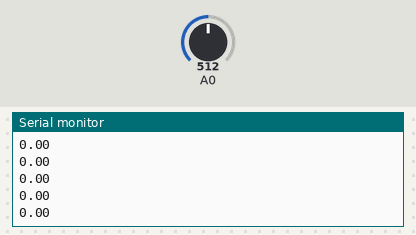
A sketch run on a simulated Arduino Uno, built with avr-gcc and run on an emulated ATmega328P. On the bench: the last lines printed to the serial monitor. The inputs (shaded band) are chosen by the test bench; at power-on: A0 = 512.

Above: at 1.2 s.
1.3 s: A0 set to 716
At 1.8 s:
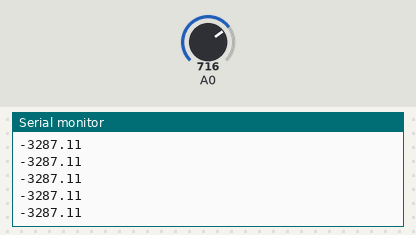
2.8 s: A0 set to 900
At 3.7 s:
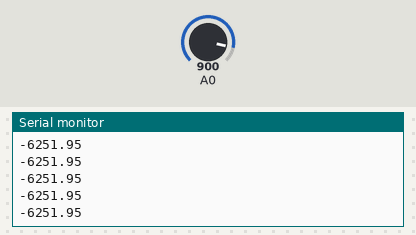
Timing chart, 0 to 5.8 s (numbered marks = the images above; inputs shaded):
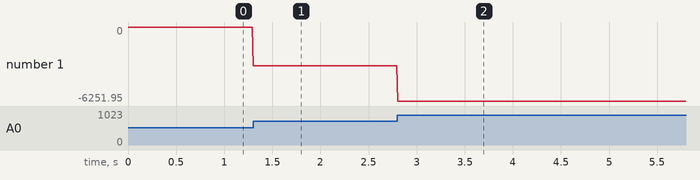

The sketch:

ACS712_Current_Copycat2.ino
```cpp
#define CURRENT 30

void setup() {
  Serial.begin(9600);
  pinMode(A0, INPUT);
}

void loop() {
  float volt = analogRead(A0) * (5.0 / 1024);
  float current = -(volt - 2.5) * (CURRENT / 2);
  float power = current * 220;
  /*
  Serial.print("volt :\t");
  Serial.print(volt);
  Serial.print("  |  current :\t");
  Serial.print(current);
  Serial.print("  |  power :\t");
  Serial.print(power);
  Serial.println();
  */
  Serial.println(power);
  delay(10);
}
```

Measured:
- after the input at 1.3 s, the serial monitor: prints a new line at once (image 1)
- after the input at 2.8 s, the serial monitor: prints a new line at once (image 2)
- plotted number 1: 0 → -3287.11 after the input at 1.3 s, -3287.11 → -6251 after the input at 2.8 s
